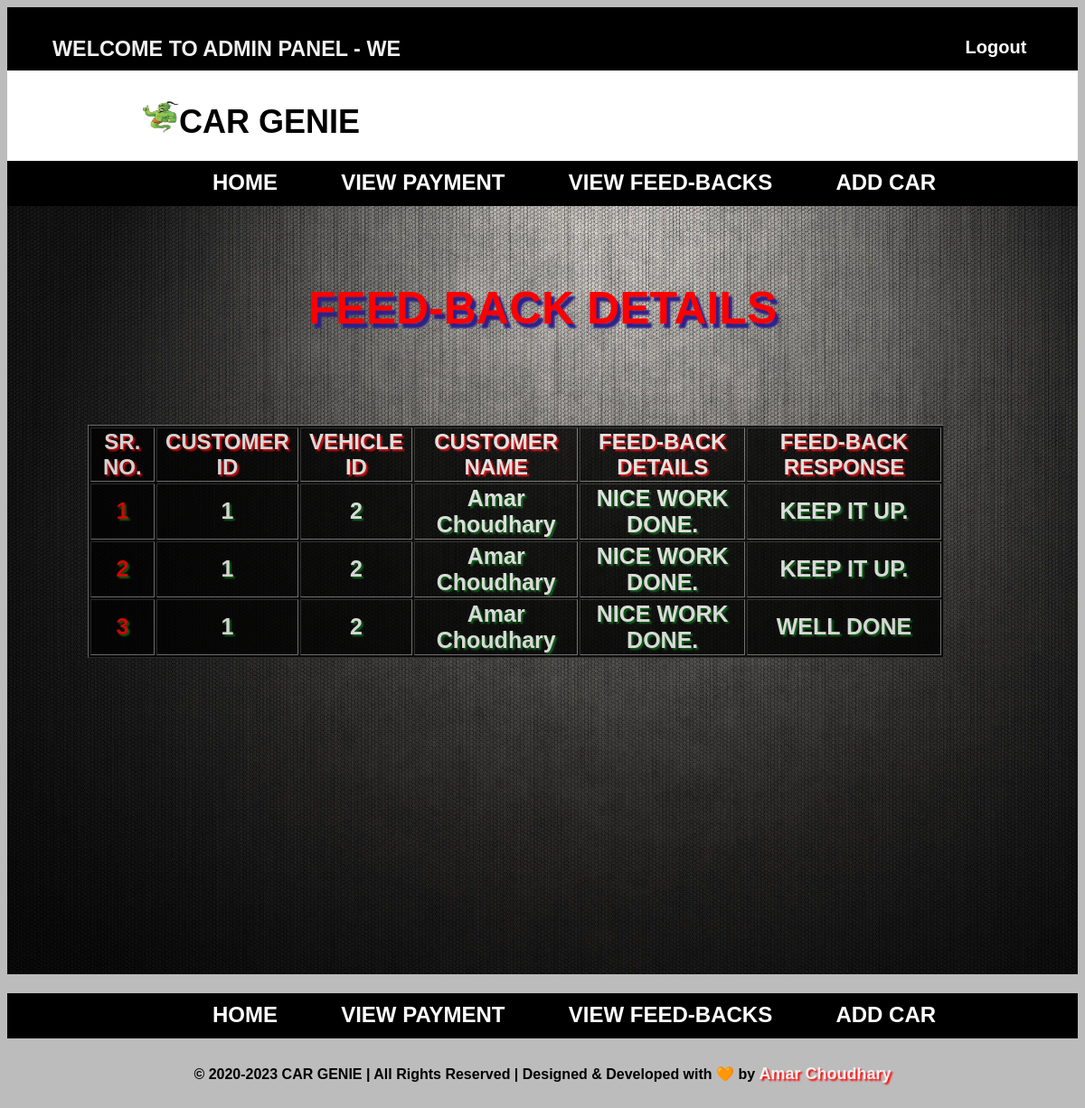
Screenshot of /php/Admin_feedback_view.php (signed in) with the database file from the repository.
### tables this page shows
CREATE TABLE `feedback` (
  `Feed_ID` int NOT NULL AUTO_INCREMENT,
  `Cus_Id` int NOT NULL,
  `Vehicle_Id` int NOT NULL,
  `customer_name` varchar(255) DEFAULT NULL,
  `Feed_Details` varchar(511) DEFAULT NULL,
  `Feed_Response` varchar(511) DEFAULT NULL,
  `Feed_Status` varchar(255) DEFAULT NULL,
  PRIMARY KEY (`Feed_ID`),
  KEY `Cus_Id` (`Cus_Id`),
  KEY `Vehicle_Id` (`Vehicle_Id`),
  CONSTRAINT `feedback_ibfk_2` FOREIGN KEY (`Vehicle_Id`) REFERENCES `vehicle_info` (`Vehicle_ID`)
);

### php/Admin_feedback_view.php (the view, shortened to what this page needs)
<?php include 'admin_header.php'; ?>
<?php
    include('conn.php');
?>
<!DOCTYPE html>
<html>
<head>
    <link rel="stylesheet" href="../css/home.css" type="text/css" />
</head>
<body class="hold-transition sidebar-mini">
    <?php include 'admin_menu.php'; ?>
    <div class="admindetails">
    <div class="container">
    <center>
        <h1 class="admintitle">FEED-BACK DETAILS</h1>
    </center>
        <table class="table table-bordered table-striped table-hover" border="1">
            <thead>
                <tr class="info">
                    <th>SR. NO.</th>
                    <th>CUSTOMER ID</th>
                    <th>VEHICLE ID</th>
                    <th>CUSTOMER NAME</th>
                    <th>FEED-BACK DETAILS</th>
                    <th>FEED-BACK RESPONSE</th>
                </tr>
            </thead>
            <tbody>
                <?php
                    $admin_data = "SELECT * FROM `feedback` WHERE Feed_ID > 0";
                    $result=$conn->query($admin_data);
                ?>
                <?php $counter=1;
                    while ($row = mysqli_fetch_array($result)){
                        $adminData[] = array(
                            'Cus_Id' =>$row['Cus_Id'],
                            'Vehicle_Id' => $row['Vehicle_Id'],
                            'Feed_Details' => $row['Feed_Details'],
                            'customer_name' => $row['customer_name'],
                            'Feed_Response' => $row['Feed_Response']
                        );
                    }
                ?>
                <?php foreach ($adminData as $admin){ ?>
                <tr class="datainfo">
                    <td class="admintablesrn">
                        <?php echo $counter++;?>
                    </td>
                    <td class="admintable">
                        <?php echo $admin['Cus_Id']; ?>
                    </td>
                    <td class="admintable">
                        <?php echo $admin['Vehicle_Id']; ?>
                    </td>
                    <td class="admintable">
                        <?php echo $admin['customer_name']; ?>
                    </td>
                    <td class="admintable">
                        <?php echo $admin['Feed_Details']; ?>
                    </td>
                    <td class="admintable">
                        <?php echo $admin['Feed_Response']; ?>
                    </td>
                </tr>
                <?php } ?>
            </tbody>
        </table>
    </div>
    </div>
    <?php include 'admin_footer.php'; ?>
</body>
</html>

### css/home.css (style rules this page uses)
body { background-color: #bdbcbc; background-size: cover; font-family: sans-serif; }
table { font-size: 20px; width: 150px; margin-left: 7.5%; height: auto; }
.admintablesrn { font-weight: 900; color: red; font-size: 25px; }
.admintable { font-weight: 900; color: rgb(253, 253, 253); font-size: 25px; }
.container { justify-content: center; align-items: center; background-image: url('../image/adminHome.jpg'); background-size: cover; height: 800px; width: 100%; padding-top: 50px; }
.table { width: 80%; background-color: #000; opacity: 0.8; }
.info { color: #ffffff; text-shadow: 2px 2px 2px red; font-size: larger; font-weight: 700; }
.datainfo { text-align: center; color: #ffffff; text-shadow: 2px 2px 2px rgb(1, 105, 14); }
.admintitle { font-size: 50px; color: red; font-weight:800; text-shadow: 4px 5px 2px rgb(44, 34, 138); margin-bottom: 100px; }

### rows the page displays
feedback: Cus_Id "1", Vehicle_Id "2", customer_name "Amar Choudhary", Feed_Details "NICE WORK DONE.", Feed_Response "WELL DONE"

### other values shown
$_SESSION['admin_name'] "WE"
$admin['Cus_Id'] "1"
$admin['Vehicle_Id'] "2"
$admin['customer_name'] "Amar Choudhary"
$admin['Feed_Details'] "NICE WORK DONE."
$admin['Feed_Response'] "KEEP IT UP."
